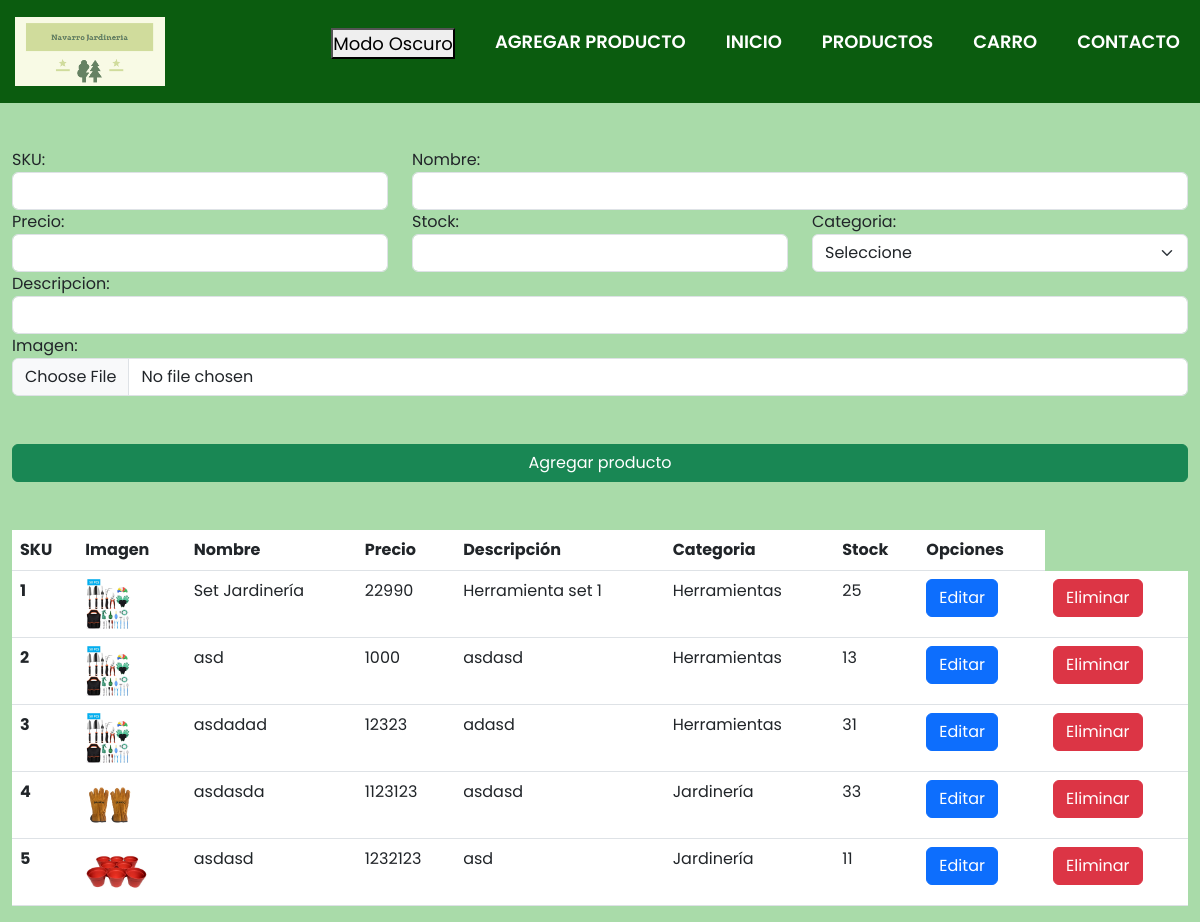
Screenshot of /agregarProducto with the database file from the repository.
### apps/Tienda/models.py (models this page shows, shortened)
class Producto(models.Model):
    sku = models.CharField(primary_key=True,max_length=15)
    nombre = models.CharField(max_length=50)
    precio = models.IntegerField()
    stock = models.IntegerField()
    fecha = models.DateField(auto_now_add=True)
    descripcion = models.CharField(max_length=120)
    imagenUrl = models.ImageField(upload_to="imagenesProducto")
    categoriaId = models.ForeignKey(Categoria, on_delete=models.CASCADE)

class Categoria(models.Model):
    id_categoria = models.IntegerField(primary_key=True)
    nombre_categoria = models.CharField(max_length=22)

### apps/Tienda/views.py (the view)
# urls.py: path('agregarProducto',views.cargarAgregarProducto),
def cargarAgregarProducto(request):
    categorias = Categoria.objects.all()
    productos = Producto.objects.all()
    return render(request,"agregarProductos.html",{"cate":categorias,"prod":productos})

### apps/Tienda/templates/agregarProductos.html (shortened to what this page needs)
{% extends './base.html' %}
{% load static %}
{% block body %}
<h1>Agregar productos</h1>
<div class="formulario1 container">
    <form id="formAgregar" action="/agregarProductoForm" method="POST" enctype="multipart/form-data">{% csrf_token %}
        <div class="row">
            <div class="col-md-4">
                <label for="txtSku">SKU:</label>
                <input name="txtSku" id="txtSku" type="text" class="form-control">
            </div>
            <div class="col-md-8">
                <label for="txtnombre">Nombre:</label>
                <input name="txtnombre" id="txtnombre" type="text" class="form-control">
            </div>
            <div class="col-md-4">
                <label for="txtprecio">Precio:</label>
                <input name="txtprecio" id="txtprecio" type="text" class="form-control">
            </div>
            <div class="col-md-4">
                <label for="txtStock">Stock:</label>
                <input name="txtStock" id="txtStock" type="text" class="form-control">
            </div>
            <div class="col-md-4">
                <label for="cmbCategoria">Categoria:</label>
                <select id="cmbCategoria" name="cmbCategoria" class="form-select" aria-label="Default select example">
                    <option disabled selected>Seleccione</option>
                </select>
            </div>
            <div class="col-md-12">
                <label for="txtDescripcion">Descripcion:</label>
                <input name="txtDescripcion" id="txtDescripcion" type="text" class="form-control">
            </div>
            <div class="col-md-12">
                <label for="txtImagen">Imagen:</label>
                <input name="txtImagen" id="txtImagen" type="file" class="form-control">
            </div>
        </div>
        <button class="btn btn-success mt-5 w-100">Agregar producto</button>
    </form>
</div>
<div class="container mt-5">
    <table class="table">
        <thead>
            <tr>
                <th scope="col">SKU</th>
                <th scope="col">Imagen</th>
                <th scope="col">Nombre</th>
                <th scope="col">Precio</th>
                <th scope="col">Descripción</th>
                <th scope="col">Categoria</th>
                <th scope="col">Stock</th>
                <th scope="col">Opciones</th>
            </tr>
        </thead>
        <tbody>
            {% for p in prod %}
            <tr>
                <th scope="row">{{p.sku}}</th>
                <td><img src="{{p.imagenUrl.url}}" alt="" height="50"></td>
                <td>{{p.nombre}}</td>
                <td>{{p.precio}}</td>
                <td>{{p.descripcion}}</td>
                <td>{{p.categoriaId.nombre_categoria}}</td>
                <td>{{p.stock}}</td>
                <td><a href="editarProducto/{{p.sku}}" class="btn btn-primary">Editar</a></td>
                <td><a href="eliminarProducto/{{p.sku}}" class="btn btn-danger">Eliminar</a></td>
            </tr>
            {% endfor %}
        </tbody>
    </table>
</div>
{% endblock %}

### apps/Tienda/templates/base.html (shortened to what this page needs)
{% load static %}
<!DOCTYPE html>
<html lang="es">
<head>
    <link href="https://cdn.jsdelivr.net/npm/bootstrap@5.3.0/dist/css/bootstrap.min.css" rel="stylesheet">
    <link rel="stylesheet" href="{% static 'css/style.css' %}">
</head>
<body>
    <header class="header">
        <div class="menu navas">
            <img src="{% static 'img/logo.png' %}" class="menu-logo">
            <nav class="navbar">
                <ul>
                    <li><button id="modo-oscuro-btn">Modo Oscuro</button></li>
                    <li><a href="/agregarProducto">AGREGAR PRODUCTO</a></li>
                    <li><a href="/">INICIO</a></li>
                    <li><a href="productos">PRODUCTOS</a></li>
                    <li><a href="carrito.html">CARRO</a></li>
                    <li><a href="contacto.html">CONTACTO</a></li>
                </ul>
            </nav>
        </div>
    </header>
    {% block body %}
    {% endblock %}
</body>
</html>

### apps/Tienda/static/css/style.css (style rules this page uses)
* { margin: 0; padding: 0; box-sizing: border-box; text-decoration: none; list-style: none; }
body { font-family: 'Poppins', sans-serif; background-color: rgb(169, 219, 169); }
.container { max-width: 1200px; margin: 0 auto; background-color: rgb(169, 219, 169); }
.header { background-color: rgb(169, 219, 169) }
.menu { position: absolute; top: 0; left: 0; right: 0; display: flex; align-items: center; justify-content: space-between; }
.menu .navbar ul li { position: relative; float: left; }
.menu .navbar ul li { font-size: 18px; padding: 20px; color: white; display: block; font-weight: 600; }
.menu .navbar ul li a { color: white; text-decoration: none; }
.menu-logo { margin-left: 15px; width: 150px; }
.navas { background-color: rgb(11, 92, 15); }
.navbar { text-decoration: none; }
.formulario1 { margin-top: 100px; }

### rows the page displays
Producto: sku "1", imagenUrl (picture), nombre "Set Jardinería", precio "22990", descripcion "Herramienta set 1", categoriaId.nombre_categoria "Herramientas", stock "25"
Producto: sku "2", imagenUrl (picture), nombre "asd", precio "1000", descripcion "asdasd", categoriaId.nombre_categoria "Herramientas", stock "13"
Producto: sku "3", imagenUrl (picture), nombre "asdadad", precio "12323", descripcion "adasd", categoriaId.nombre_categoria "Herramientas", stock "31"
Producto: sku "4", imagenUrl (picture), nombre "asdasda", precio "1123123", descripcion "asdasd", categoriaId.nombre_categoria "Jardinería", stock "33"
Producto: sku "5", imagenUrl (picture), nombre "asdasd", precio "1232123", descripcion "asd", categoriaId.nombre_categoria "Jardinería", stock "11"
